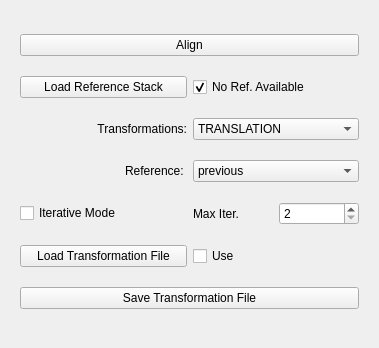
         <widget class="QWidget" name="page_3">
          <property name="geometry">
           <rect>
            <x>0</x>
            <y>0</y>
            <width>379</width>
            <height>348</height>
           </rect>
          </property>
          <attribute name="label">
           <string>Alignment</string>
          </attribute>
          <layout class="QGridLayout" name="gridLayout_16">
           <item row="0" column="0">
            <widget class="QWidget" name="widget_2" native="true">
             <layout class="QGridLayout" name="gridLayout_7">
              <item row="2" column="0" colspan="2">
               <layout class="QHBoxLayout" name="horizontalLayout_8">
                <item>
                 <widget class="QLabel" name="label_3">
                  <property name="text">
                   <string>Transformations:</string>
                  </property>
                  <property name="alignment">
                   <set>Qt::AlignRight|Qt::AlignTrailing|Qt::AlignVCenter</set>
                  </property>
                 </widget>
                </item>
                <item>
                 <widget class="QComboBox" name="cb_alignTransform">
                  <item>
                   <property name="text">
                    <string>TRANSLATION</string>
                   </property>
                  </item>
                  <item>
                   <property name="text">
                    <string>RIGID_BODY</string>
                   </property>
                  </item>
                  <item>
                   <property name="text">
                    <string>SCALED_ROTATION</string>
                   </property>
                  </item>
                  <item>
                   <property name="text">
                    <string>AFFINE</string>
                   </property>
                  </item>
                  <item>
                   <property name="text">
                    <string>BILINEAR</string>
                   </property>
                  </item>
                 </widget>
                </item>
               </layout>
              </item>
              <item row="3" column="0" colspan="2">
               <layout class="QHBoxLayout" name="horizontalLayout_11">
                <item>
                 <widget class="QLabel" name="label_6">
                  <property name="text">
                   <string>Reference: </string>
                  </property>
                  <property name="alignment">
                   <set>Qt::AlignRight|Qt::AlignTrailing|Qt::AlignVCenter</set>
                  </property>
                 </widget>
                </item>
                <item>
                 <widget class="QComboBox" name="cb_alignRef">
                  <item>
                   <property name="text">
                    <string>previous</string>
                   </property>
                  </item>
                  <item>
                   <property name="text">
                    <string>mean</string>
                   </property>
                  </item>
                  <item>
                   <property name="text">
                    <string>first</string>
                   </property>
                  </item>
                 </widget>
                </item>
               </layout>
              </item>
              <item row="4" column="0" colspan="2">
               <layout class="QHBoxLayout" name="horizontalLayout_15">
                <item>
                 <widget class="QCheckBox" name="cb_iterAlign">
                  <property name="sizePolicy">
                   <sizepolicy hsizetype="Preferred" vsizetype="Fixed">
                    <horstretch>0</horstretch>
                    <verstretch>0</verstretch>
                   </sizepolicy>
                  </property>
                  <property name="text">
                   <string>Iterative Mode</string>
                  </property>
                 </widget>
                </item>
                <item>
                 <layout class="QHBoxLayout" name="horizontalLayout_13">
                  <item>
                   <widget class="QLabel" name="label_7">
                    <property name="text">
                     <string>Max Iter.</string>
                    </property>
                   </widget>
                  </item>
                  <item>
                   <widget class="QSpinBox" name="sb_maxIterVal">
                    <property name="sizePolicy">
                     <sizepolicy hsizetype="Preferred" vsizetype="Fixed">
                      <horstretch>0</horstretch>
                      <verstretch>0</verstretch>
                     </sizepolicy>
                    </property>
                    <property name="minimum">
                     <number>2</number>
                    </property>
                    <property name="maximum">
                     <number>24</number>
                    </property>
                   </widget>
                  </item>
                 </layout>
                </item>
               </layout>
              </item>
              <item row="0" column="0" colspan="2">
               <widget class="QPushButton" name="pb_alignStack">
                <property name="sizePolicy">
                 <sizepolicy hsizetype="Preferred" vsizetype="Fixed">
                  <horstretch>0</horstretch>
                  <verstretch>0</verstretch>
                 </sizepolicy>
                </property>
                <property name="text">
                 <string>Align</string>
                </property>
               </widget>
              </item>
              <item row="1" column="0" colspan="2">
               <layout class="QHBoxLayout" name="horizontalLayout_14">
                <item>
                 <widget class="QPushButton" name="pb_load_align_ref">
                  <property name="sizePolicy">
                   <sizepolicy hsizetype="Preferred" vsizetype="Fixed">
                    <horstretch>0</horstretch>
                    <verstretch>0</verstretch>
                   </sizepolicy>
                  </property>
                  <property name="text">
                   <string>Load Reference Stack</string>
                  </property>
                 </widget>
                </item>
                <item>
                 <widget class="QCheckBox" name="rb_alignRefVoid">
                  <property name="text">
                   <string>No Ref. Available</string>
                  </property>
                  <property name="checked">
                   <bool>true</bool>
                  </property>
                 </widget>
                </item>
               </layout>
              </item>
              <item row="6" column="0" colspan="2">
               <widget class="QPushButton" name="pb_saveAlignTranform">
                <property name="sizePolicy">
                 <sizepolicy hsizetype="Preferred" vsizetype="Fixed">
                  <horstretch>0</horstretch>
                  <verstretch>0</verstretch>
                 </sizepolicy>
                </property>
                <property name="text">
                 <string>Save Transformation File</string>
                </property>
               </widget>
              </item>
              <item row="5" column="1">
               <widget class="QCheckBox" name="cb_use_tmatFile">
                <property name="text">
                 <string>Use</string>
                </property>
               </widget>
              </item>
              <item row="5" column="0">
               <widget class="QPushButton" name="pb_loadAlignTranform">
                <property name="sizePolicy">
                 <sizepolicy hsizetype="Preferred" vsizetype="Fixed">
                  <horstretch>0</horstretch>
                  <verstretch>0</verstretch>
                 </sizepolicy>
                </property>
                <property name="text">
                 <string>Load Transformation File</string>
                </property>
               </widget>
              </item>
             </layout>
            </widget>
           </item>
          </layout>
         </widget>
